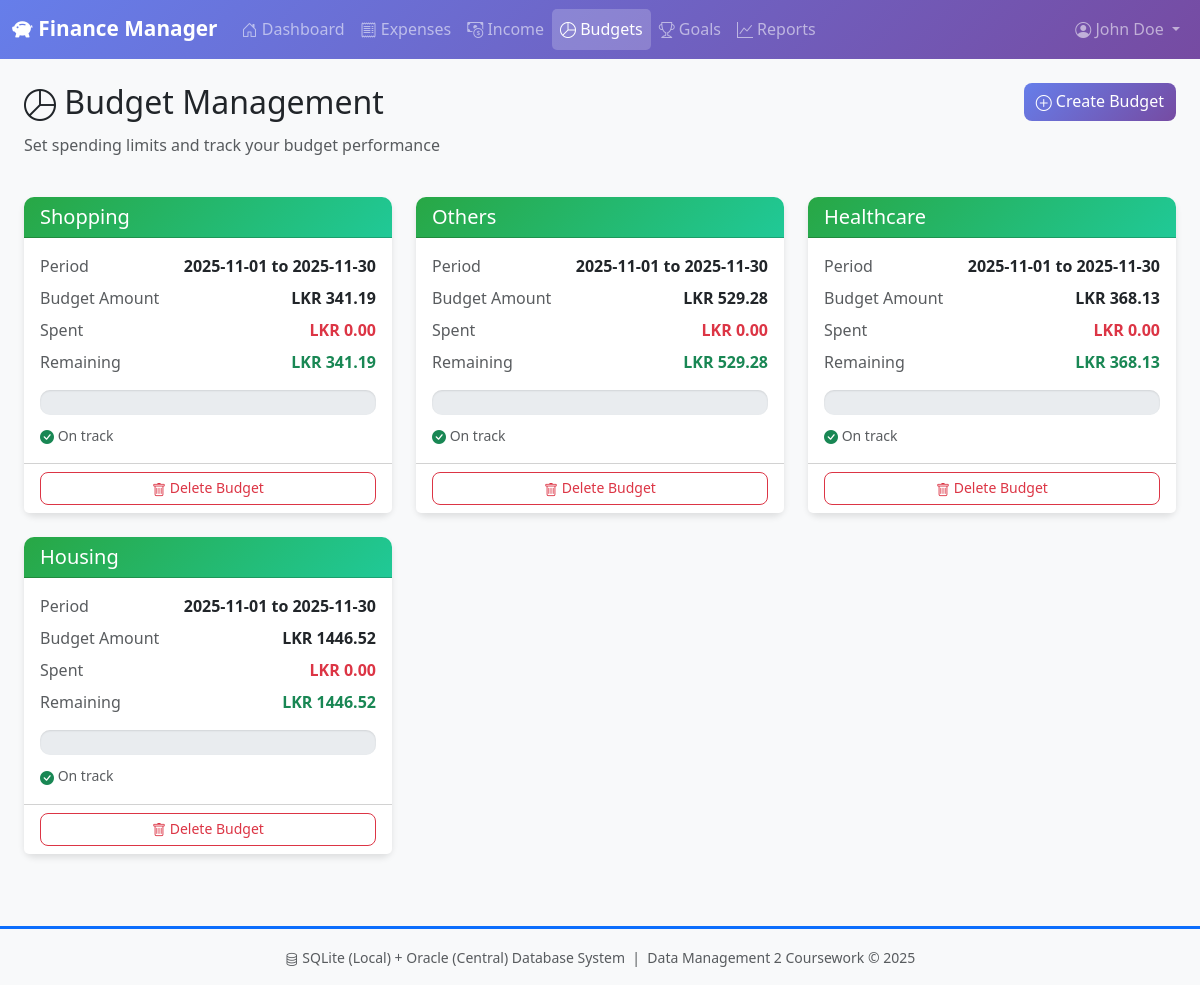
The page /budgets (signed in) on the database its author committed.
### tables this page shows
CREATE TABLE user (
    user_id INTEGER PRIMARY KEY AUTOINCREMENT,
    username TEXT NOT NULL UNIQUE,
    email TEXT NOT NULL UNIQUE,
    full_name TEXT NOT NULL,
    created_at TEXT NOT NULL DEFAULT (datetime('now')),
    last_sync TEXT,
    CONSTRAINT chk_email CHECK (email LIKE '%@%')
);

CREATE TABLE budget (
    budget_id INTEGER PRIMARY KEY AUTOINCREMENT,
    user_id INTEGER NOT NULL,
    category_id INTEGER NOT NULL,
    budget_amount REAL NOT NULL CHECK (budget_amount > 0),
    start_date TEXT NOT NULL,
    end_date TEXT NOT NULL,
    created_at TEXT NOT NULL DEFAULT (datetime('now')),
    modified_at TEXT NOT NULL DEFAULT (datetime('now')),
    is_active INTEGER NOT NULL DEFAULT 1 CHECK (is_active IN (0, 1)),
    is_synced INTEGER NOT NULL DEFAULT 0 CHECK (is_synced IN (0, 1)),
    FOREIGN KEY (user_id) REFERENCES user(user_id) ON DELETE CASCADE,
    FOREIGN KEY (category_id) REFERENCES category(category_id) ON DELETE RESTRICT,
    CONSTRAINT chk_date_range CHECK (end_date > start_date)
);

### webapp/app.py (the view)
@app.route('/budgets')
@login_required
def budgets():
    db = get_sqlite_db()
    user_id = session['user_id']
    budget_list = db.execute('''
        SELECT * FROM v_budget_performance
        WHERE user_id = ?
        ORDER BY utilization_percent DESC
    ''', (user_id,)).fetchall()
    categories = db.execute('''
        SELECT * FROM category
        WHERE category_type = 'EXPENSE' AND is_active = 1
        ORDER BY category_name
    ''').fetchall()
    db.close()
    return render_template('budgets.html',
                         budgets=budget_list,
                         categories=categories)

### webapp/app.py (called while the page is built)
def get_sqlite_db():
    conn = sqlite3.connect(SQLITE_DB_PATH)
    conn.row_factory = sqlite3.Row
    return conn

def login_required(f):
    @wraps(f)
    def decorated_function(*args, **kwargs):
        if 'user_id' not in session:
            flash('Please log in to access this page.', 'warning')
            return redirect(url_for('login'))
        return f(*args, **kwargs)
    return decorated_function

### webapp/templates/budgets.html (shortened to what this page needs)
{% extends "base.html" %}
{% block content %}
<div class="container-fluid">
    <div class="row mb-4">
        <div class="col">
            <h2><i class="bi bi-pie-chart"></i> Budget Management</h2>
            <p class="text-muted">Set spending limits and track your budget performance</p>
        </div>
        <div class="col-auto">
            <button class="btn btn-primary" data-bs-toggle="modal" data-bs-target="#addBudgetModal">
                <i class="bi bi-plus-circle"></i> Create Budget
            </button>
        </div>
    </div>
    {% if budgets %}
    <div class="row">
        {% for budget in budgets %}
        <div class="col-md-6 col-lg-4 mb-4">
            <div class="card shadow h-100">
                <div class="card-header {% if budget.utilization_percent >= 100 %}bg-danger text-white{% elif budget.utilization_percent >= 80 %}bg-warning{% else %}bg-success text-white{% endif %}">
                    <h5 class="mb-0">{{ budget.category_name }}</h5>
                </div>
                <div class="card-body">
                    <div class="d-flex justify-content-between mb-2">
                        <span class="text-muted">Period</span>
                        <span class="fw-bold">{{ budget.start_date }} to {{ budget.end_date }}</span>
                    </div>
                    <div class="d-flex justify-content-between mb-2">
                        <span class="text-muted">Budget Amount</span>
                        <span class="fw-bold"> LKR {{ "%.2f"|format(budget.budget_amount) }}</span>
                    </div>
                    <div class="d-flex justify-content-between mb-2">
                        <span class="text-muted">Spent</span>
                        <span class="fw-bold text-danger"> LKR {{ "%.2f"|format(budget.actual_spent) }}</span>
                    </div>
                    <div class="d-flex justify-content-between mb-3">
                        <span class="text-muted">Remaining</span>
                        <span class="fw-bold {% if budget.remaining < 0 %}text-danger{% else %}text-success{% endif %}">
                             LKR {{ "%.2f"|format(budget.remaining) }}
                        </span>
                    </div>
                    <div class="progress mb-2">
                        {% set percent = budget.utilization_percent %}
                    </div>
                    <small class="text-muted">
                        {% if percent >= 100 %}
                            <i class="bi bi-exclamation-triangle-fill text-danger"></i> Budget exceeded!
                        {% elif percent >= 80 %}
                            <i class="bi bi-exclamation-circle-fill text-warning"></i> Nearing limit
                        {% else %}
                            <i class="bi bi-check-circle-fill text-success"></i> On track
                        {% endif %}
                    </small>
                </div>
                <div class="card-footer bg-white">
                    <a href="{{ url_for('delete_budget', budget_id=budget.budget_id) }}"
                       class="btn btn-sm btn-outline-danger w-100"
                       onclick="return confirm('Are you sure you want to delete this budget?');">
                        <i class="bi bi-trash"></i> Delete Budget
                    </a>
                </div>
            </div>
        </div>
        {% endfor %}
    </div>
    {% endif %}
</div>
{% endblock %}

### webapp/templates/base.html (shortened to what this page needs)
<!DOCTYPE html>
<html lang="en">
<head>
    <link href="https://cdn.jsdelivr.net/npm/bootstrap@5.3.0/dist/css/bootstrap.min.css" rel="stylesheet">
    <link rel="stylesheet" href="https://cdn.jsdelivr.net/npm/bootstrap-icons@1.11.0/font/bootstrap-icons.css">
    <link rel="stylesheet" href="{{ url_for('static', filename='css/style.css') }}">
</head>
<body>
    <nav class="navbar navbar-expand-lg navbar-dark bg-primary">
        <div class="container-fluid">
            <a class="navbar-brand" href="{{ url_for('dashboard') }}">
                <i class="bi bi-piggy-bank-fill"></i> Finance Manager
            </a>
            <div class="collapse navbar-collapse" id="navbarNav">
                {% if session.user_id %}
                <ul class="navbar-nav me-auto">
                    <li class="nav-item">
                        <a class="nav-link {% if request.endpoint == 'dashboard' %}active{% endif %}"
                           href="{{ url_for('dashboard') }}">
                            <i class="bi bi-house-door"></i> Dashboard
                        </a>
                    </li>
                    <li class="nav-item">
                        <a class="nav-link {% if request.endpoint == 'expenses' %}active{% endif %}"
                           href="{{ url_for('expenses') }}">
                            <i class="bi bi-receipt"></i> Expenses
                        </a>
                    </li>
                    <li class="nav-item">
                        <a class="nav-link {% if request.endpoint == 'income' %}active{% endif %}"
                           href="{{ url_for('income') }}">
                            <i class="bi bi-cash-coin"></i> Income
                        </a>
                    </li>
                    <li class="nav-item">
                        <a class="nav-link {% if request.endpoint == 'budgets' %}active{% endif %}"
                           href="{{ url_for('budgets') }}">
                            <i class="bi bi-pie-chart"></i> Budgets
                        </a>
                    </li>
                    <li class="nav-item">
                        <a class="nav-link {% if request.endpoint == 'goals' %}active{% endif %}"
                           href="{{ url_for('goals') }}">
                            <i class="bi bi-trophy"></i> Goals
                        </a>
                    </li>
                    <li class="nav-item">
                        <a class="nav-link {% if request.endpoint == 'reports' %}active{% endif %}"
                           href="{{ url_for('reports') }}">
                            <i class="bi bi-graph-up"></i> Reports
                        </a>
                    </li>
                </ul>
                <ul class="navbar-nav">
                    <li class="nav-item dropdown">
                        <a class="nav-link dropdown-toggle" href="#" id="userDropdown" role="button"
                           data-bs-toggle="dropdown">
                            <i class="bi bi-person-circle"></i> {{ session.full_name }}
                        </a>
                    </li>
                </ul>
                {% endif %}
            </div>
        </div>
    </nav>
    <main class="container-fluid mt-4">
        {% block content %}{% endblock %}
    </main>
    <footer class="bg-light text-center text-muted py-3 mt-5">
        <div class="container">
            <p class="mb-0">
                <small>
                    <i class="bi bi-database"></i> SQLite (Local) + Oracle (Central) Database System
                    &nbsp;|&nbsp;
                    Data Management 2 Coursework &copy; 2025
                </small>
            </p>
        </div>
    </footer>
</body>
</html>

### webapp/static/css/style.css (style rules this page uses)
:root { --primary-color: #0d6efd; --success-color: #198754; --danger-color: #dc3545; --warning-color: #ffc107; --info-color: #0dcaf0; --dark-color: #212529; --light-bg: #f8f9fa; }
body { background-color: var(--light-bg); font-family: 'Segoe UI', Tahoma, Geneva, Verdana, sans-serif; }
.navbar-brand { font-weight: 600; font-size: 1.3rem; }
.navbar-nav .nav-link { font-weight: 500; padding: 0.5rem 1rem; transition: all 0.3s ease; }
.navbar-nav .nav-link.active { background-color: rgba(255, 255, 255, 0.2); border-radius: 5px; }
.card { border: none; border-radius: 10px; transition: transform 0.3s ease, box-shadow 0.3s ease; }
.card-header { border-radius: 10px 10px 0 0 !important; font-weight: 600; }
.btn { border-radius: 8px; font-weight: 500; transition: all 0.3s ease; }
.btn-primary { background: linear-gradient(135deg, #667eea 0%, #764ba2 100%); border: none; }
.bg-success { background: linear-gradient(135deg, #28a745 0%, #20c997 100%) !important; }
.bg-primary { background: linear-gradient(135deg, #667eea 0%, #764ba2 100%) !important; }
.progress { height: 25px; border-radius: 10px; overflow: hidden; box-shadow: inset 0 1px 2px rgba(0, 0, 0, 0.1); }
footer { border-top: 3px solid var(--primary-color); margin-top: auto; }
.bi { vertical-align: middle; }
.card, .alert { animation: fadeIn 0.5s ease; }
.shadow { box-shadow: 0 4px 6px rgba(0, 0, 0, 0.1) !important; }
.mb-4 { margin-bottom: 1.5rem !important; }

### rows shown on the page
user: full_name "John Doe"
budget: category_name "Shopping", start_date "2025-11-01", end_date "2025-11-30", budget_amount "341.19", actual_spent "0.00", remaining "341.19"
budget: category_name "Others", start_date "2025-11-01", end_date "2025-11-30", budget_amount "529.28", actual_spent "0.00", remaining "529.28"
budget: category_name "Healthcare", start_date "2025-11-01", end_date "2025-11-30", budget_amount "368.13", actual_spent "0.00", remaining "368.13"
budget: category_name "Housing", start_date "2025-11-01", end_date "2025-11-30", budget_amount "1446.52", actual_spent "0.00", remaining "1446.52"
